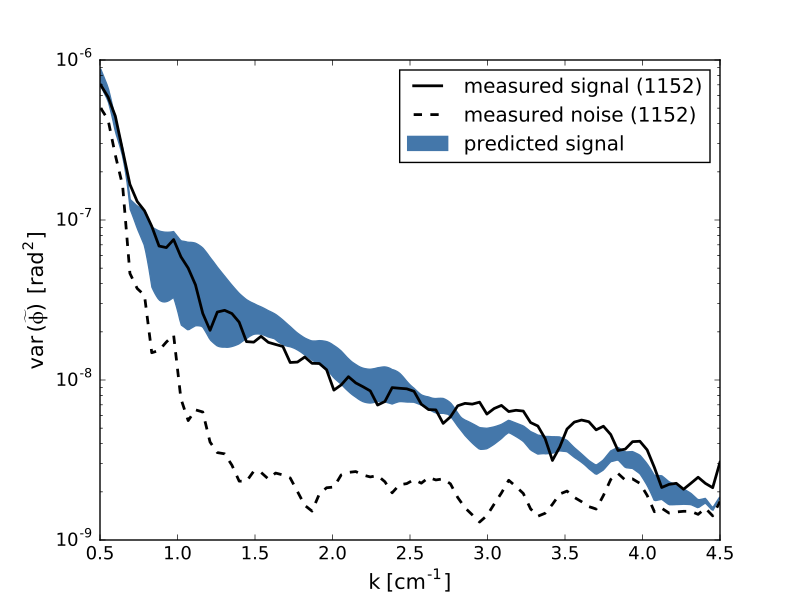

Reproduce this figure in Python.
import numpy as np
import matplotlib.pyplot as plt
from distinct_colours import get_distinct

import mitpci
import random_data as rd
import filters
from wavenumber import wavenumber
from tymphany_model import phase_shift_ideal_system


shot = 1152

# High-pass filter
hpf = filters.fir.Kaiser(
    -120, 5e2, 1e3, pass_zero=False, Fs=4e6)

# Spectral-estimation parameters
Tens = 0.05         # [Tens] = s
Nreal_per_ens = 10

# Unit conversions
Hz_per_kHz = 1e3

# Plotting parameters
flim = [3, 30]        # [flim] = Hz
klim = [0.5, 4.5]     # [klim] = cm^{-1}
fontsize = 15
linewidth = 2
cols = get_distinct(2)
annotation_color = 'white'
annotation_linestyle = '--'
noise_linestyle = '--'


def interferometer_expected_response(k_prof, noise_prof, kfsv=5., dk=1e-2):
    # Convert k-range [cm^{-1}] into corresponding frequencies [kHz]
    cs = 343.  # [cs] = m / s
    fmin = (0.1 / (2 * np.pi)) * cs * k_prof[0]
    fmax = (0.1 / (2 * np.pi)) * cs * k_prof[-1]
    df = (0.1 / (2 * np.pi)) * cs * dk
    freqs = np.arange(fmin, fmax + df, df)

    # Compute expected phase shift for *ideal system*
    # and parse results
    res = phase_shift_ideal_system(freqs=freqs)
    k = res[0]
    varphi_min = res[1]
    varphi_max = res[2]

    # Account for finite sampling-volume effects;
    # note that sinc weighting is for *amplitude*, and
    # *power* is weighted with sinc^2
    w = (np.sinc(k / kfsv)) ** 2
    varphi_min *= w
    varphi_max *= w

    # Accurately predicting the interferometer response
    # requires accounting for the system noise floor,
    # particularly in regions with low SNR.
    #
    # Interpolate the measured noise profile onto
    # the wavenumber grid `k`.
    noise_prof_interp = np.interp(k, k_prof, noise_prof)

    varphi_min += noise_prof_interp
    varphi_max += noise_prof_interp

    return k, varphi_min, varphi_max


if __name__ == '__main__':
    # Load interferometer data and compute spectrum:
    # ----------------------------------------------
    L = mitpci.interferometer.Lissajous(shot)
    Ph_int = mitpci.interferometer.Phase(L, filt=hpf)
    asd_int = rd.spectra.AutoSpectralDensity(
        Ph_int.x, Fs=Ph_int.Fs, t0=Ph_int.t0,
        Tens=Tens, Nreal_per_ens=Nreal_per_ens)

    # Unit conversions:
    # -----------------
    asd_int.f /= Hz_per_kHz

    asd_int.Gxx *= Hz_per_kHz

    # Plot spectrogram:
    # -----------------
    xlabel = r'$\mathregular{t \; [s]}$'
    ylabel_f = r'$\mathregular{f \; [kHz]}$'
    ylabel_k = r'$\mathregular{k \; [cm^{-1}]}$'
    cblabel = r'$\mathregular{G_{\phi,\phi}(f) \; [rad^2 / kHz]}$'

    asd_int.plotSpectralDensity(
        flim=flim, title='interferometer',
        xlabel=xlabel, ylabel=ylabel_f, cblabel=cblabel,
        fontsize=fontsize)

    ax = plt.gca()
    fmin, fmax = ax.get_ylim()
    kmin = wavenumber(fmin)
    kmax = wavenumber(fmax)

    ax_k = ax.twinx()
    ax_k.set_ylim(kmin, kmax)
    ax_k.set_yticklabels('')

    plt.tight_layout()
    plt.show()

    # Compute line profile from sound wave:
    # -------------------------------------
    xlim = ax.get_xlim()
    ylim = ax.get_ylim()

    src_soundwave = (2.5, 0.876)
    dst_soundwave = (27.9, 2.368)
    dt_noise = 0.5

    df = 1.5  # [df] = kHz
    lpc_kwargs = {'N': 100, 'lwr': df, 'L': 11}
    coord_lines = rd.utilities.line_profile_coordinates(
        src_soundwave, dst_soundwave, **lpc_kwargs)

    # Plot boundary for signal
    ax.plot(
        coord_lines[1, :, 0],
        coord_lines[0, :, 0],
        c=annotation_color,
        linestyle=annotation_linestyle,
        linewidth=linewidth)
    ax.plot(
        coord_lines[1, :, -1],
        coord_lines[0, :, -1],
        c=annotation_color,
        linestyle=annotation_linestyle,
        linewidth=linewidth)

    # Plot boundary for noise
    ax.plot(
        coord_lines[1, :, 0] + dt_noise,
        coord_lines[0, :, 0],
        c=annotation_color,
        linestyle=annotation_linestyle,
        linewidth=linewidth)
    ax.plot(
        coord_lines[1, :, -1] + dt_noise,
        coord_lines[0, :, -1],
        c=annotation_color,
        linestyle=annotation_linestyle,
        linewidth=linewidth)

    # Annotating plots with line-profile boundaries messes up plot range...
    # so fix it manually
    ax.set_xlim(xlim)
    ax.set_ylim(ylim)

    # Response profile
    Gxx_int_prof, f_prof, t_prof = rd.utilities.line_profile(
        asd_int.Gxx, asd_int.f, asd_int.t,
        src_soundwave, dst_soundwave,
        lpc_kwargs=lpc_kwargs, mc_kwargs={'order': 3})

    # Noise profile
    Gxx_int_noise_prof, f_prof, t_prof = rd.utilities.line_profile(
        asd_int.Gxx, asd_int.f, asd_int.t + dt_noise,
        src_soundwave, dst_soundwave,
        lpc_kwargs=lpc_kwargs, mc_kwargs={'order': 3})

    # The profiles are *averages* over frequency, so
    # multiply by bandwidth to get integrated power
    Gxx_int_prof *= df
    Gxx_int_noise_prof *= df

    k_prof = wavenumber(f_prof)
    kind = np.where(np.logical_and(
        k_prof >= klim[0],
        k_prof <= klim[1]))[0]

    # Compute expected response profile:
    # ----------------------------------
    res = interferometer_expected_response(
        k_prof[kind], Gxx_int_noise_prof[kind],
        kfsv=5., dk=1e-2)
    k_expected = res[0]
    varphi_min_expected = res[1]
    varphi_max_expected = res[2]

    # Plot response profile:
    # ----------------------
    plt.figure()

    plt.fill_between(
        k_expected,
        varphi_min_expected,
        varphi_max_expected,
        color=cols[0],
        label='predicted signal')
    plt.semilogy(
        k_prof[kind],
        Gxx_int_prof[kind],
        c='k',  # cols[1],
        linewidth=linewidth,
        label='measured signal (%i)' % shot)
    plt.semilogy(
        k_prof[kind],
        Gxx_int_noise_prof[kind],
        c='k',  # cols[1],
        linewidth=linewidth,
        linestyle=noise_linestyle,
        label='measured noise (%i)' % shot)

    plt.xlabel(
        r'$\mathregular{k \; [cm^{-1}]}$',
        fontsize=fontsize)
    plt.ylabel(
        r'$\mathregular{var\,(\widetilde{\phi}) \;\, [rad^2]}$',
        fontsize=fontsize)
    plt.legend(loc='best')

    plt.xlim(klim)
    plt.tick_params(
        axis='both',
        which='major',
        labelsize=(fontsize - 2))

    plt.show()
